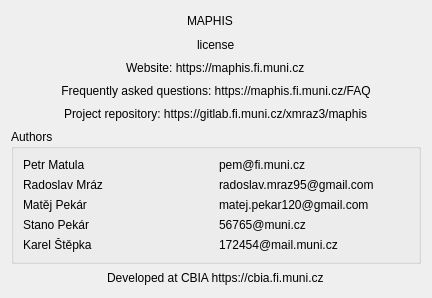
<?xml version="1.0" encoding="UTF-8"?>
<ui version="4.0">
 <class>AboutMAPHIS</class>
 <widget class="QDialog" name="AboutMAPHIS">
  <property name="geometry">
   <rect>
    <x>0</x>
    <y>0</y>
    <width>432</width>
    <height>298</height>
   </rect>
  </property>
  <property name="windowTitle">
   <string>About MAPHIS</string>
  </property>
  <layout class="QHBoxLayout" name="horizontalLayout">
   <item>
    <layout class="QVBoxLayout" name="verticalLayout">
     <item>
      <layout class="QHBoxLayout" name="horizontalLayout_2">
       <item>
        <spacer name="horizontalSpacer">
         <property name="orientation">
          <enum>Qt::Horizontal</enum>
         </property>
         <property name="sizeHint" stdset="0">
          <size>
           <width>40</width>
           <height>20</height>
          </size>
         </property>
        </spacer>
       </item>
       <item alignment="Qt::AlignHCenter">
        <widget class="QLabel" name="lblMAPHIS">
         <property name="sizePolicy">
          <sizepolicy hsizetype="Maximum" vsizetype="Preferred">
           <horstretch>0</horstretch>
           <verstretch>0</verstretch>
          </sizepolicy>
         </property>
         <property name="text">
          <string>MAPHIS</string>
         </property>
        </widget>
       </item>
       <item alignment="Qt::AlignHCenter">
        <widget class="QLabel" name="lblVersion">
         <property name="sizePolicy">
          <sizepolicy hsizetype="Maximum" vsizetype="Preferred">
           <horstretch>0</horstretch>
           <verstretch>0</verstretch>
          </sizepolicy>
         </property>
         <property name="text">
          <string>&lt;version&gt;</string>
         </property>
        </widget>
       </item>
       <item>
        <spacer name="horizontalSpacer_2">
         <property name="orientation">
          <enum>Qt::Horizontal</enum>
         </property>
         <property name="sizeHint" stdset="0">
          <size>
           <width>40</width>
           <height>20</height>
          </size>
         </property>
        </spacer>
       </item>
      </layout>
     </item>
     <item alignment="Qt::AlignHCenter">
      <widget class="QLabel" name="lblLicense">
       <property name="text">
        <string>license</string>
       </property>
       <property name="textFormat">
        <enum>Qt::RichText</enum>
       </property>
      </widget>
     </item>
     <item alignment="Qt::AlignHCenter">
      <widget class="QLabel" name="lblWebsite">
       <property name="text">
        <string>Website: https://maphis.fi.muni.cz</string>
       </property>
       <property name="textFormat">
        <enum>Qt::MarkdownText</enum>
       </property>
       <property name="openExternalLinks">
        <bool>true</bool>
       </property>
       <property name="textInteractionFlags">
        <set>Qt::LinksAccessibleByKeyboard|Qt::LinksAccessibleByMouse|Qt::TextBrowserInteraction|Qt::TextSelectableByKeyboard|Qt::TextSelectableByMouse</set>
       </property>
       <property name="buddy">
        <cstring>lblFAQ</cstring>
       </property>
      </widget>
     </item>
     <item alignment="Qt::AlignHCenter">
      <widget class="QLabel" name="lblFAQ">
       <property name="text">
        <string>Frequently asked questions: https://maphis.fi.muni.cz/FAQ</string>
       </property>
       <property name="textFormat">
        <enum>Qt::MarkdownText</enum>
       </property>
       <property name="alignment">
        <set>Qt::AlignCenter</set>
       </property>
       <property name="openExternalLinks">
        <bool>true</bool>
       </property>
       <property name="textInteractionFlags">
        <set>Qt::LinksAccessibleByKeyboard|Qt::LinksAccessibleByMouse|Qt::TextBrowserInteraction|Qt::TextSelectableByKeyboard|Qt::TextSelectableByMouse</set>
       </property>
       <property name="buddy">
        <cstring>lblProjectRepoURL</cstring>
       </property>
      </widget>
     </item>
     <item alignment="Qt::AlignHCenter">
      <widget class="QLabel" name="lblProjectRepoURL">
       <property name="text">
        <string>Project repository: https://gitlab.fi.muni.cz/xmraz3/maphis</string>
       </property>
       <property name="textFormat">
        <enum>Qt::MarkdownText</enum>
       </property>
       <property name="openExternalLinks">
        <bool>true</bool>
       </property>
       <property name="textInteractionFlags">
        <set>Qt::LinksAccessibleByKeyboard|Qt::LinksAccessibleByMouse|Qt::TextBrowserInteraction|Qt::TextSelectableByKeyboard|Qt::TextSelectableByMouse</set>
       </property>
       <property name="buddy">
        <cstring>lblMailMatulaP</cstring>
       </property>
      </widget>
     </item>
     <item>
      <widget class="QGroupBox" name="gridAuthors">
       <property name="title">
        <string>Authors</string>
       </property>
       <layout class="QGridLayout" name="gridLayout_2">
        <item row="2" column="0">
         <widget class="QLabel" name="label_5">
          <property name="text">
           <string>Matěj Pekár</string>
          </property>
         </widget>
        </item>
        <item row="2" column="1">
         <widget class="QLabel" name="lblMailPekarM">
          <property name="text">
           <string>matej.pekar120@gmail.com</string>
          </property>
          <property name="textFormat">
           <enum>Qt::MarkdownText</enum>
          </property>
          <property name="openExternalLinks">
           <bool>true</bool>
          </property>
          <property name="textInteractionFlags">
           <set>Qt::LinksAccessibleByKeyboard|Qt::LinksAccessibleByMouse|Qt::TextBrowserInteraction|Qt::TextSelectableByKeyboard|Qt::TextSelectableByMouse</set>
          </property>
          <property name="buddy">
           <cstring>lblMailPekarS</cstring>
          </property>
         </widget>
        </item>
        <item row="3" column="0">
         <widget class="QLabel" name="label_7">
          <property name="text">
           <string>Stano Pekár</string>
          </property>
         </widget>
        </item>
        <item row="0" column="0">
         <widget class="QLabel" name="label">
          <property name="text">
           <string>Petr Matula</string>
          </property>
         </widget>
        </item>
        <item row="1" column="0">
         <widget class="QLabel" name="label_3">
          <property name="text">
           <string>Radoslav Mráz</string>
          </property>
         </widget>
        </item>
        <item row="4" column="1">
         <widget class="QLabel" name="lblMailStepkaK">
          <property name="text">
           <string>172454@mail.muni.cz</string>
          </property>
          <property name="textFormat">
           <enum>Qt::MarkdownText</enum>
          </property>
          <property name="openExternalLinks">
           <bool>true</bool>
          </property>
          <property name="textInteractionFlags">
           <set>Qt::LinksAccessibleByKeyboard|Qt::LinksAccessibleByMouse|Qt::TextBrowserInteraction|Qt::TextSelectableByKeyboard|Qt::TextSelectableByMouse</set>
          </property>
          <property name="buddy">
           <cstring>lblCBIA</cstring>
          </property>
         </widget>
        </item>
        <item row="0" column="1">
         <widget class="QLabel" name="lblMailMatulaP">
          <property name="text">
           <string>pem@fi.muni.cz</string>
          </property>
          <property name="textFormat">
           <enum>Qt::MarkdownText</enum>
          </property>
          <property name="openExternalLinks">
           <bool>true</bool>
          </property>
          <property name="textInteractionFlags">
           <set>Qt::LinksAccessibleByKeyboard|Qt::LinksAccessibleByMouse|Qt::TextBrowserInteraction|Qt::TextSelectableByKeyboard|Qt::TextSelectableByMouse</set>
          </property>
          <property name="buddy">
           <cstring>lblMailMrazR</cstring>
          </property>
         </widget>
        </item>
        <item row="4" column="0">
         <widget class="QLabel" name="label_9">
          <property name="text">
           <string>Karel Štěpka</string>
          </property>
         </widget>
        </item>
        <item row="1" column="1">
         <widget class="QLabel" name="lblMailMrazR">
          <property name="text">
           <string>radoslav.mraz95@gmail.com</string>
          </property>
          <property name="textFormat">
           <enum>Qt::MarkdownText</enum>
          </property>
          <property name="openExternalLinks">
           <bool>true</bool>
          </property>
          <property name="textInteractionFlags">
           <set>Qt::LinksAccessibleByKeyboard|Qt::LinksAccessibleByMouse|Qt::TextBrowserInteraction|Qt::TextSelectableByKeyboard|Qt::TextSelectableByMouse</set>
          </property>
          <property name="buddy">
           <cstring>lblMailPekarM</cstring>
          </property>
         </widget>
        </item>
        <item row="3" column="1">
         <widget class="QLabel" name="lblMailPekarS">
          <property name="text">
           <string>56765@muni.cz</string>
          </property>
          <property name="textFormat">
           <enum>Qt::MarkdownText</enum>
          </property>
          <property name="openExternalLinks">
           <bool>true</bool>
          </property>
          <property name="textInteractionFlags">
           <set>Qt::LinksAccessibleByKeyboard|Qt::LinksAccessibleByMouse|Qt::TextBrowserInteraction|Qt::TextSelectableByKeyboard|Qt::TextSelectableByMouse</set>
          </property>
          <property name="buddy">
           <cstring>lblMailStepkaK</cstring>
          </property>
         </widget>
        </item>
       </layout>
      </widget>
     </item>
     <item alignment="Qt::AlignHCenter">
      <widget class="QLabel" name="lblCBIA">
       <property name="text">
        <string>Developed at CBIA https://cbia.fi.muni.cz</string>
       </property>
       <property name="textFormat">
        <enum>Qt::MarkdownText</enum>
       </property>
       <property name="openExternalLinks">
        <bool>true</bool>
       </property>
       <property name="textInteractionFlags">
        <set>Qt::LinksAccessibleByKeyboard|Qt::LinksAccessibleByMouse|Qt::TextBrowserInteraction|Qt::TextSelectableByKeyboard|Qt::TextSelectableByMouse</set>
       </property>
       <property name="buddy">
        <cstring>lblWebsite</cstring>
       </property>
      </widget>
     </item>
    </layout>
   </item>
  </layout>
 </widget>
 <resources/>
 <connections/>
</ui>
